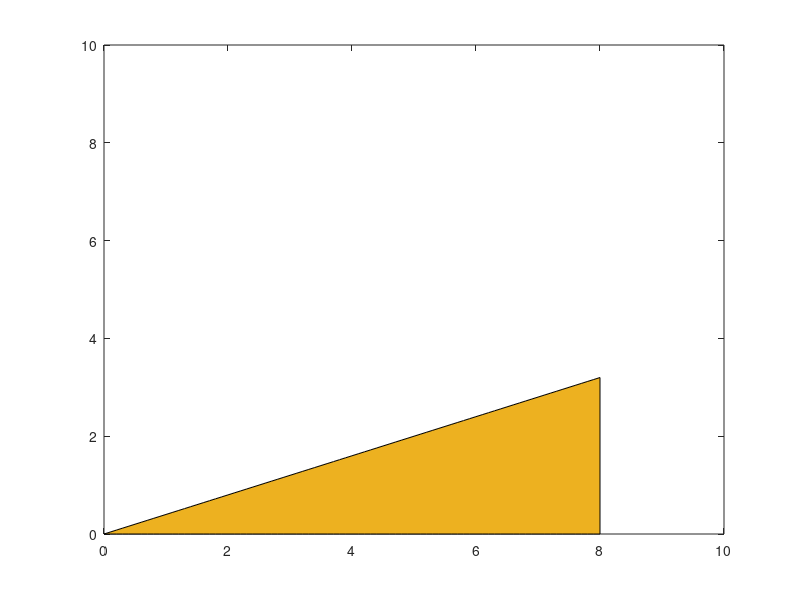

This figure's MATLAB source:
%% Beach Set-up
% In order to visualize our flow model, we will need to set up our simulated beach.
% We start by making a figure and adding in the beach surface with the specified slope:
clear; close all; clc;

s = 0.4; %beach slope
x_max = 8;
x = 0:0.1:x_max; %spacial domain

beach = x*s;

figure
area(x,beach,'FaceColor','#EDB120')
xlim([0 10])
ylim([0 10])

return

%% Shoreline Motion
clear; close all; clc;

t = 0:0.1:20; %time
s = 0.1; %slope
x_max = 20
x = 0:0.1:x_max; %space domain

%%%%%%%%%%%%%%%%%%%%%%%%%%%%%%%%%%%%%%%%%%%%%%%%%%%%%%%%%%%%%%
% A) We need to add in the equation for the shoreline here:
xs = t - 0.5*s*t.^2;
%%%%%%%%%%%%%%%%%%%%%%%%%%%%%%%%%%%%%%%%%%%%%%%%%%%%%%%%%%%%%%


for timestep = 1:length(t) %plot the shoreline at each time step
    % We start by plotting the beach
    area(x,x*s,'FaceColor','#EDB120')
    xlim([0 10])
    ylim([0 10])
    hold on

    %then we plot the position of the shoreline as it changes through time
    plot([xs(timestep) xs(timestep)],[0 10],'b','LineWidth',2) % model shoreline marker
    hold off
    drawnow()
end


%% Water surface
clear; close all; clc;

t_end = 20;
t = 0:0.1:t_end;
s = 0.05;
x_end = 20;
x = 0:0.1:x_end;
ylimit = 1; %this just changes the y-axis and how the next plot is shown

%compute the shoreline location the same as before
xs = t - 0.5*s*t.^2;

f = figure;
f.Position = [200 400 1200 600];

for timestep = 1:length(t) %compute at each time step
    time = t(timestep);
    % We start by solving for the water depth at each time step
    %%%%%%%%%%%%%%%%%%%%%%%%%%%%%%%%%%%%%%%%%%%%%%%%%%%%%%%%%%%%%%
    % B) fill in the water depth equation here:
    h = (1/9)*(1 - 0.5*s*time - x/time).^2;
    %%%%%%%%%%%%%%%%%%%%%%%%%%%%%%%%%%%%%%%%%%%%%%%%%%%%%%%%%%%%%%
    area(x(x<xs(timestep)),h(x<xs(timestep))+x(x<xs(timestep))*s) %plot the water
    hold on

    % Plot the beach
    area(x,x*s,'FaceColor','#EDB120')
    xlim([0 10])
    ylim([0 ylimit])

    %then we plot the position of the shoreline as it changes through time
    plot([xs(timestep) xs(timestep)],[0 10],'b','LineWidth',2) % model shoreline marker
    hold off
    drawnow()
end


%% Water Velocity
clear; close all; clc;

t = 0:0.1:20;
s = 0.1;
dx = 0.1;
x = 0:dx:20;
ylimit = 1; %this just changes the y-axis and how the next plot is shown

%compute the shoreline location the same as before
xs = t - 0.5*s*t.^2;

f = figure;
f.Position = [200 400 1500 400];

for timestep = 1:length(t) %compute at each time step
    time = t(timestep);
    % We start by solving for the water depth at each time step
    h = (1/9)*(1 - 0.5*s*time - x/time).^2;
    area(x(x<xs(timestep)),h(x<xs(timestep))+x(x<xs(timestep))*s) %plot the water
    hold on

    % Plot the beach
    area(x,x*s,'FaceColor','#EDB120')
    xlim([0 10])
    ylim([0 ylimit])

    %then we plot the position of the shoreline as it changes through time
    plot([xs(timestep) xs(timestep)],[0 10],'b','LineWidth',2) % model shoreline marker
    
    %%%%%%%%%%%%%%%%%%%%%%%%%%%%%%%%%%%%%%%%%%%%%%%%%%%%%%%%%%%%%%
    % C) Here we need to put in the equation for the water velocity:
    u = (1/3)*(1 - 2*s*time + 2*(x/time));
    %%%%%%%%%%%%%%%%%%%%%%%%%%%%%%%%%%%%%%%%%%%%%%%%%%%%%%%%%%%%%%

    % the velocity infront of the shoreline is always going to be zero
    u(x>=xs(timestep)) = [];

    % we also need the x and y locations where the velocity exists 
    x_plot = x(x<xs(timestep));
    y_plot = 0.5*h(x<xs(timestep))+x(x<xs(timestep))*s;

    theta = atan(s); %this is the angle of the beach

    % here we can plot the water velocity as an arrow
    quiver(x_plot,y_plot,u*cos(theta),u*sin(theta),'k','LineWidth',1.5,'AutoScale','on');

    pause(0.05)
    hold off
    drawnow()
end













%% Answers
% A)
xs = t - 0.5*s*t.^2;
% B)
h = (1/9)*(1 - 0.5*s*time - x/time).^2;
% C)
u = (1/3)*(1 - 2*s*time + 2*(x/time));